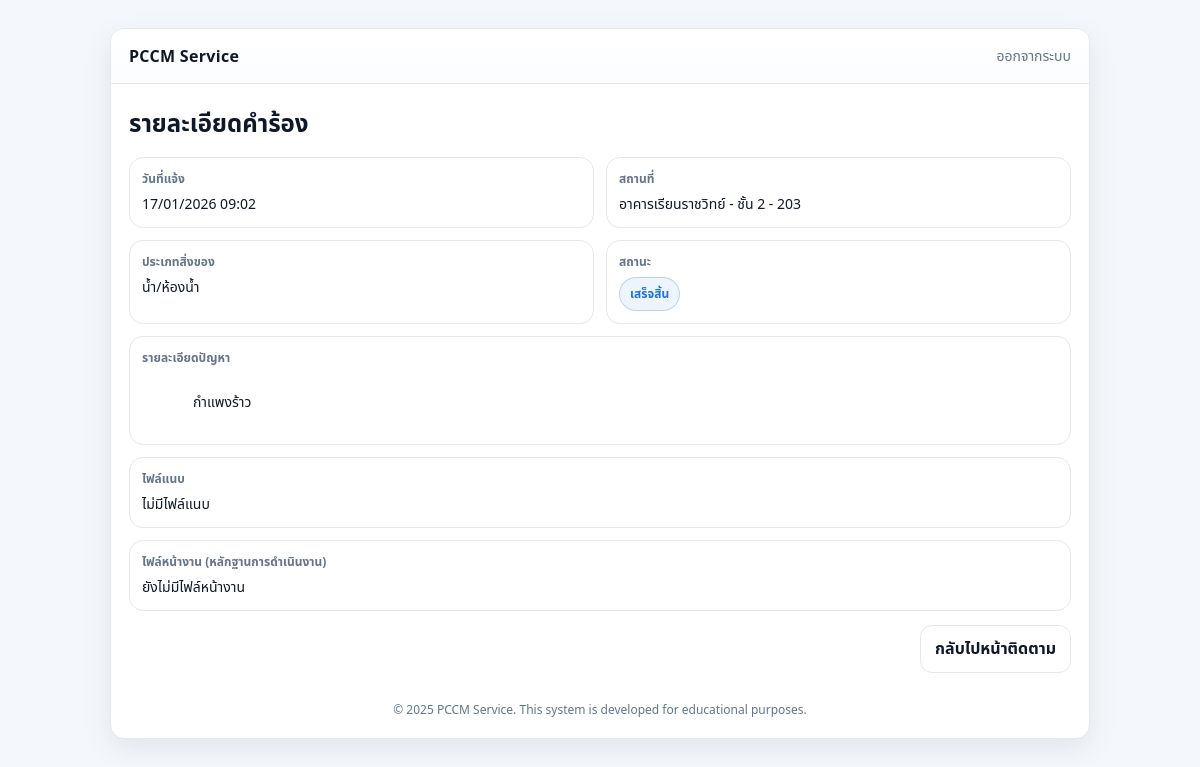
Page /user/complaint/3 (signed in) on the earlier database version.
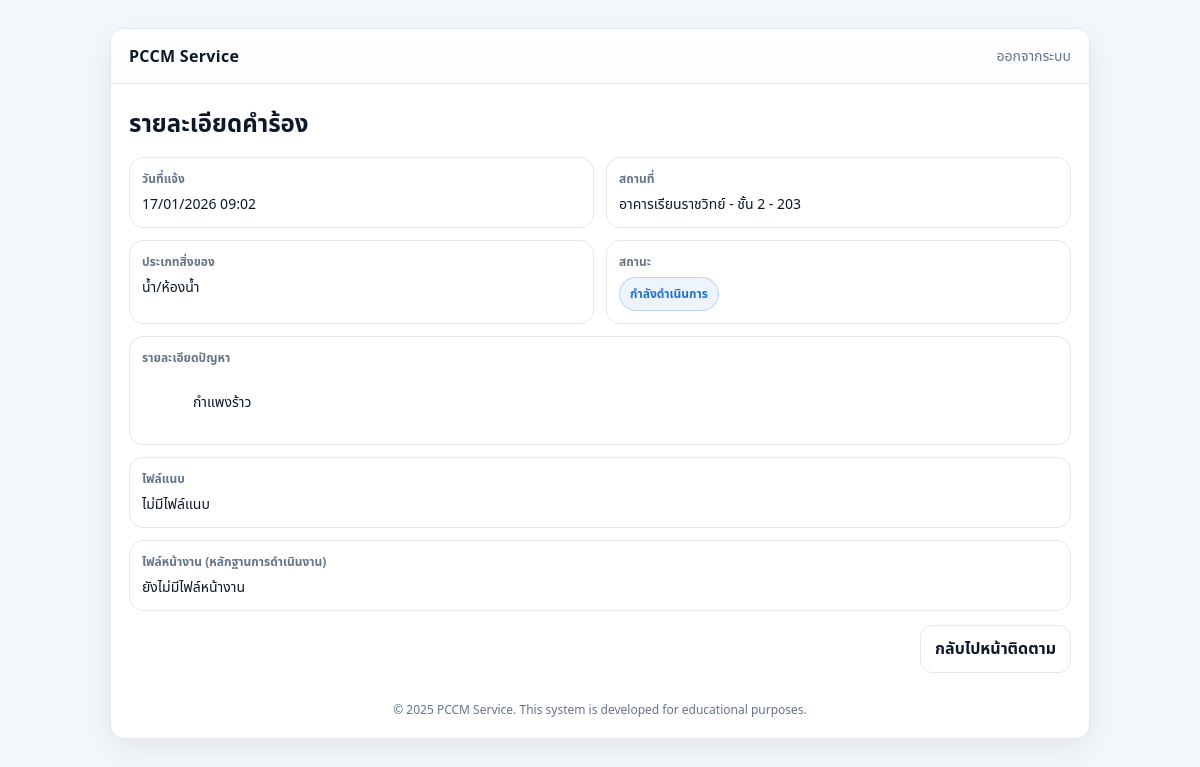
Same page on the later database version.
### tables this page shows
CREATE TABLE complaints (
    id INTEGER PRIMARY KEY AUTOINCREMENT,
    username TEXT,
    location TEXT,
    description TEXT,
    status TEXT,
    created_at REAL
, item_type TEXT, floor TEXT, room TEXT, attachments TEXT, building TEXT, work_attachments TEXT);

### code.py (the view)
@app.get("/user/complaint/{complaint_id}", response_class=HTMLResponse)
def user_complaint_detail(
    request: Request, complaint_id: int, authorization: str | None = Header(None)
):
    user = get_current_user(request, authorization)
    if user.get("role") != "student":
        return _redirect("/admin")
    conn = db()
    row = conn.execute(
        "SELECT * FROM complaints WHERE id = ? AND username = ?",
        (complaint_id, user["sub"]),
    ).fetchone()
    if not row:
        raise HTTPException(404, "Not found")
    c = dict(row)
    c["created_at_fmt"] = fmt_th_date(c.get("created_at"))
    try:
        c["attachments_list"] = json.loads(c.get("attachments") or "[]")
    except Exception:
        c["attachments_list"] = []
    try:
        c["work_attachments_list"] = json.loads(c.get("work_attachments") or "[]")
    except Exception:
        c["work_attachments_list"] = []
    resp = templates.TemplateResponse(
        "user_detail.html", {"request": request, "username": user["sub"], "c": c}
    )
    return _no_store(resp)

### templates/user_detail.html (shortened to what this page needs)
<!doctype html>
<html lang="th">
  <head>
    <link rel="stylesheet" href="/static/css/web.css" />
  </head>
  <body>
    <div class="app">
      <div class="card">
        <div class="topbar">
          <div class="brand">PCCM Service</div>
          <a class="link" href="/logout">ออกจากระบบ</a>
        </div>
        <div class="content">
          <h2 class="title">รายละเอียดคำร้อง</h2>
          <div class="detailGrid">
            <div class="detailBox">
              <div class="label">วันที่แจ้ง</div>
              <div class="value">{{ c.created_at_fmt }}</div>
            </div>
            <div class="detailBox">
              <div class="label">สถานที่</div>
              <div class="value">{{ c.location or "-" }}</div>
            </div>
            <div class="detailBox">
              <div class="label">ประเภทสิ่งของ</div>
              <div class="value">{{ c.item_type or "-" }}</div>
            </div>
            <div class="detailBox">
              <div class="label">สถานะ</div>
              <div class="badge">{{ c.status or "-" }}</div>
            </div>
          </div>
          <div class="detailBox" style="margin-top: 12px">
            <div class="label">รายละเอียดปัญหา</div>
            <div class="value" style="white-space: pre-wrap">
              {{ c.description or "-" }}
            </div>
          </div>
          <div class="detailBox" style="margin-top: 12px">
            <div class="label">ไฟล์แนบ</div>
            {% if c.attachments_list|length == 0 %}
            <div class="value">ไม่มีไฟล์แนบ</div>
            {% endif %}
          </div>
          <div class="detailBox" style="margin-top: 12px">
            <div class="label">ไฟล์หน้างาน (หลักฐานการดำเนินงาน)</div>
            {% if c.work_attachments_list|length == 0 %}
            <div class="value">ยังไม่มีไฟล์หน้างาน</div>
            {% endif %}
          </div>
          <div class="actions" style="margin-top: 14px">
            <a class="btn outline" href="/user/track">กลับไปหน้าติดตาม</a>
          </div>
          <div class="footer">
            © 2025 PCCM Service. This system is developed for educational
            purposes.
          </div>
        </div>
      </div>
    </div>
  </body>
</html>

Differences in the rows shown:
changed complaints "อาคารเรียนราชวิทย์ - ชั้น 2 - 203": status "เสร็จสิ้น" → "กำลังดำเนินการ"
